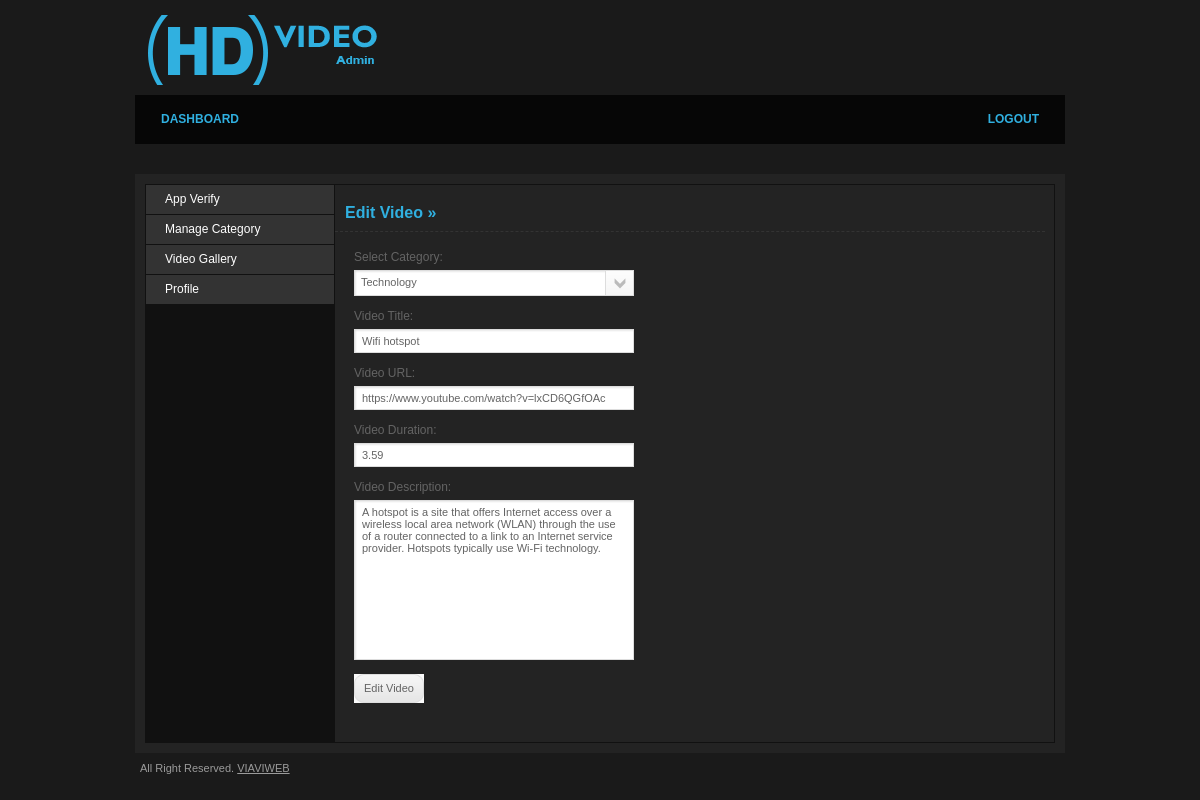
Screenshot of /edit_gallery_video.php?vid_id=90 (signed in) with the database file from the repository.
### tables this page shows
CREATE TABLE IF NOT EXISTS `tbl_gallery` (
  `id` int(11) NOT NULL AUTO_INCREMENT,
  `cat_id` int(11) NOT NULL,
  `video_title` varchar(255) NOT NULL,
  `video_url` varchar(255) NOT NULL,
  `video_id` varchar(255) NOT NULL,
  `video_duration` varchar(255) NOT NULL,
  `video_description` varchar(255) NOT NULL,
  PRIMARY KEY (`id`)
);

### edit_gallery_video.php (the view, shortened to what this page needs)
<?php include("includes/header.php");
	require("includes/function.php");
	if(isset($_GET['vid_id']))
	{
		$img_qry="SELECT * FROM  tbl_gallery WHERE id='".$_GET['vid_id']."'";
		$img_res=mysql_query($img_qry);
		$img_row=mysql_fetch_assoc($img_res);
	}
?>
                <div id="main">
                	<h2>Edit Video &raquo;</h2>
					<form action="" method="post" class="jNice" enctype="multipart/form-data">
						<fieldset>
							<p>
								<label>Select Category:</label>
								 </p>
							<p><label>Video Title:</label>
								<input type="text" name="video_title" id="video_title" value="<?php echo $img_row['video_title'];?>" class="text-long" placeholder="Test Video" />
							</p>
                            <p><label>Video URL:</label>
								<input type="text" name="video_url" id="video_url" value="<?php echo $img_row['video_url'];?>" class="text-long" placeholder="https://www.youtube.com/watch?v=xxxxxxxx"/>
							</p>
                            <p><label>Video Duration:</label>
								<input type="text" name="video_duration" id="video_duration" value="<?php echo $img_row['video_duration'];?>" class="text-long" placeholder="3:50" />
							</p>
                        	 <p><label>Video Description:</label>
                            	<textarea name="vid_description" id="vid_description" class="text-long"><?php echo $img_row['video_description'];?></textarea>
                            </p>
                        </fieldset>
                    </form>
                </div>
            </div>
        </div>
<?php include("includes/footer.php");?>

### style/css/layout.css (style rules this page uses)
body { background: #1a1a1a; font-family: Arial, Helvetica, sans-serif; font-size: 12px; color: #646464; text-align: center; }
h2 { width:100%; padding-left:10px!important; color: #30b0e0; font-size: 16px; line-height: 16px; font-weight: bold; margin: 20px 0 0 0; padding: 0 0 10px 0; border-bottom: 1px dashed #333; }
#main { width: 700px; float: right; padding: 0 19px 0 0; background:#232323; }
#main fieldset { padding: 19px; margin: 0 0 20px 0; }
#main fieldset p { margin: 0 0 14px 0; float: left; width: 100%; }
#main fieldset label { display: block; width: 100%; margin: 0 0 7px 0; line-height: 12px; }
#main fieldset .text-long { border: 1px solid #ddd; background: #fff url(../img/input-shaddow.gif) no-repeat left top; font: 11px Arial, Helvetica, sans-serif; color: #646464; padding: 5px 7px; width: 264px; float: left; margin: 0 10px 0 0; }
#main fieldset textarea { border: 1px solid #ddd; background: #fff url(../img/input-shaddow.gif) no-repeat left top; font: 11px Arial, Helvetica, sans-serif; color: #646464; padding: 5px 7px; width: 364px; float: left; margin: 0 10px 0 0; height: 148px; overflow: hidden; }

### rows the page displays
tbl_gallery: video_title "Wifi hotspot", video_url "https://www.youtube.com/watch?v=lxCD6QGfOAc", video_duration "3.59", vid_description "A hotspot is a site that offers Internet access over a wireless local area network (WLAN) through the use of a router connected to a link to an Internet service provider. Hotspots typically use Wi-Fi technology."
